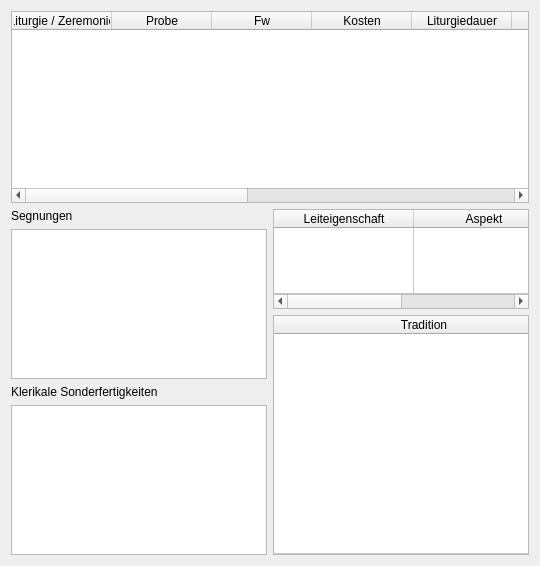
      <widget class="QWidget" name="tabLiturgien_dsa5">
       <attribute name="title">
        <string>Liturgien und Zeremonien</string>
       </attribute>
       <layout class="QVBoxLayout" name="verticalLayout_25">
        <item>
         <widget class="QTableWidget" name="liturgienTable_dsa5">
          <property name="sizePolicy">
           <sizepolicy hsizetype="Minimum" vsizetype="Expanding">
            <horstretch>0</horstretch>
            <verstretch>0</verstretch>
           </sizepolicy>
          </property>
          <property name="minimumSize">
           <size>
            <width>0</width>
            <height>0</height>
           </size>
          </property>
          <property name="editTriggers">
           <set>QAbstractItemView::NoEditTriggers</set>
          </property>
          <attribute name="horizontalHeaderStretchLastSection">
           <bool>true</bool>
          </attribute>
          <attribute name="verticalHeaderVisible">
           <bool>false</bool>
          </attribute>
          <column>
           <property name="text">
            <string>Liturgie / Zeremonie</string>
           </property>
          </column>
          <column>
           <property name="text">
            <string>Probe</string>
           </property>
          </column>
          <column>
           <property name="text">
            <string>Fw</string>
           </property>
          </column>
          <column>
           <property name="text">
            <string>Kosten</string>
           </property>
          </column>
          <column>
           <property name="text">
            <string>Liturgiedauer</string>
           </property>
          </column>
          <column>
           <property name="text">
            <string>Reichweite</string>
           </property>
          </column>
          <column>
           <property name="text">
            <string>Wirkungsdauer</string>
           </property>
          </column>
          <column>
           <property name="text">
            <string>Aspekt</string>
           </property>
          </column>
          <column>
           <property name="text">
            <string>Sf</string>
           </property>
          </column>
          <column>
           <property name="text">
            <string>Wirkung</string>
           </property>
          </column>
          <column>
           <property name="text">
            <string>S</string>
           </property>
          </column>
         </widget>
        </item>
        <item>
         <layout class="QHBoxLayout" name="horizontalLayout_14">
          <item>
           <layout class="QVBoxLayout" name="verticalLayout_27">
            <item>
             <widget class="QLabel" name="label_26">
              <property name="text">
               <string>Segnungen</string>
              </property>
             </widget>
            </item>
            <item>
             <widget class="QTableWidget" name="segnungenTable_dsa5">
              <property name="maximumSize">
               <size>
                <width>16777215</width>
                <height>150</height>
               </size>
              </property>
              <property name="editTriggers">
               <set>QAbstractItemView::NoEditTriggers</set>
              </property>
              <property name="columnCount">
               <number>1</number>
              </property>
              <attribute name="horizontalHeaderVisible">
               <bool>false</bool>
              </attribute>
              <attribute name="horizontalHeaderStretchLastSection">
               <bool>true</bool>
              </attribute>
              <attribute name="verticalHeaderVisible">
               <bool>false</bool>
              </attribute>
              <column/>
             </widget>
            </item>
            <item>
             <widget class="QLabel" name="label_28">
              <property name="text">
               <string>Klerikale Sonderfertigkeiten</string>
              </property>
             </widget>
            </item>
            <item>
             <widget class="QTableWidget" name="kleriSonderfTable_dsa5">
              <property name="maximumSize">
               <size>
                <width>16777215</width>
                <height>150</height>
               </size>
              </property>
              <property name="editTriggers">
               <set>QAbstractItemView::NoEditTriggers</set>
              </property>
              <property name="columnCount">
               <number>1</number>
              </property>
              <attribute name="horizontalHeaderVisible">
               <bool>false</bool>
              </attribute>
              <attribute name="horizontalHeaderStretchLastSection">
               <bool>true</bool>
              </attribute>
              <attribute name="verticalHeaderVisible">
               <bool>false</bool>
              </attribute>
              <column/>
             </widget>
            </item>
           </layout>
          </item>
          <item>
           <layout class="QVBoxLayout" name="verticalLayout_26">
            <item>
             <widget class="QTableWidget" name="leiteigAspektTable_dsa5">
              <property name="maximumSize">
               <size>
                <width>16777215</width>
                <height>100</height>
               </size>
              </property>
              <property name="editTriggers">
               <set>QAbstractItemView::NoEditTriggers</set>
              </property>
              <property name="rowCount">
               <number>1</number>
              </property>
              <attribute name="horizontalHeaderDefaultSectionSize">
               <number>140</number>
              </attribute>
              <attribute name="horizontalHeaderStretchLastSection">
               <bool>false</bool>
              </attribute>
              <attribute name="verticalHeaderVisible">
               <bool>false</bool>
              </attribute>
              <attribute name="verticalHeaderStretchLastSection">
               <bool>true</bool>
              </attribute>
              <row/>
              <column>
               <property name="text">
                <string>Leiteigenschaft</string>
               </property>
              </column>
              <column>
               <property name="text">
                <string>Aspekt</string>
               </property>
              </column>
             </widget>
            </item>
            <item>
             <widget class="QTableWidget" name="kTraditionTable_dsa5">
              <property name="editTriggers">
               <set>QAbstractItemView::NoEditTriggers</set>
              </property>
              <property name="rowCount">
               <number>1</number>
              </property>
              <attribute name="horizontalHeaderDefaultSectionSize">
               <number>300</number>
              </attribute>
              <attribute name="horizontalHeaderStretchLastSection">
               <bool>true</bool>
              </attribute>
              <attribute name="verticalHeaderVisible">
               <bool>false</bool>
              </attribute>
              <attribute name="verticalHeaderStretchLastSection">
               <bool>true</bool>
              </attribute>
              <row/>
              <column>
               <property name="text">
                <string>Tradition</string>
               </property>
              </column>
             </widget>
            </item>
           </layout>
          </item>
         </layout>
        </item>
       </layout>
      </widget>
